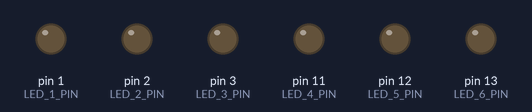
A sketch run on a simulated Arduino Uno, built with avr-gcc and run on an emulated ATmega328P. Shown: output pins drawn as LEDs (lit = HIGH).

Above: at 1.0 s.
At 4.5 s:
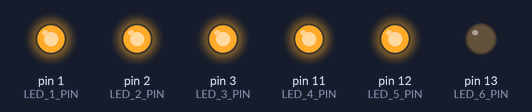
At 6.5 s:
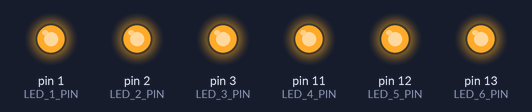
Timing chart, 0 to 7.8 s (numbered marks = the images above):
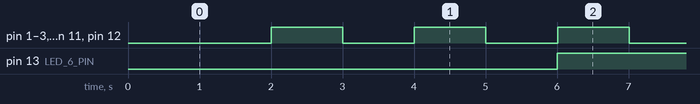

Measured:
- by itself, pin 13 (LED_6_PIN): alternates HIGH for 3.0 s and LOW for 3.0 s
- by itself, pin 1 (LED_1_PIN), pin 2 (LED_2_PIN), pin 3 (LED_3_PIN), pin 11 (LED_4_PIN), pin 12 (LED_5_PIN): alternates HIGH for 1.0 s and LOW for 1.0 s
- by itself, everything shown: repeats every 36.0 s, in 48 steps

The sketch:

millis_1_-_copia.ino
```cpp
#define LED_1_PIN 1
#define LED_2_PIN 2
#define LED_3_PIN 3
#define LED_4_PIN 11
#define LED_5_PIN 12
#define LED_6_PIN 13

unsigned long previousTimeLed1 = millis();
unsigned long previousTimeLed2 = millis();
unsigned long previousTimeLed3 = millis();
unsigned long previousTimeLed4 = millis();
unsigned long previousTimeLed5 = millis();
unsigned long previousTimeLed6 = millis();

long timeIntervalLed1 = 1000;
long timeIntervalLed2 = 1000;
long timeIntervalLed3 = 1000;
long timeIntervalLed4 = 1000;
long timeIntervalLed5 = 1000;
long timeIntervalLed6 = 3000;

int ledState1 = HIGH;
int ledState2 = HIGH;
int ledState3 = HIGH;
int ledState4 = HIGH;
int ledState5 = HIGH;
int ledState6 = HIGH;

void setup() {
  // put your setup code here, to run once:
  //Serial.begin(9600);


  pinMode(LED_1_PIN, OUTPUT);
  pinMode(LED_2_PIN, OUTPUT);
  pinMode(LED_3_PIN, OUTPUT);
  pinMode(LED_4_PIN, OUTPUT);
  pinMode(LED_5_PIN, OUTPUT);
  pinMode(LED_6_PIN, OUTPUT);
}

void loop() {
  // put your main code here, to run repeatedly:
  unsigned long currentTime = millis();

  // task 1
  if(currentTime - previousTimeLed1 > timeIntervalLed1) {
    previousTimeLed1 = currentTime;
    if (ledState1 == HIGH) {
      ledState1 = LOW;
    }
    else {
      ledState1 = HIGH;
    }
    digitalWrite(LED_1_PIN, ledState1);
  }

  // task 2
  if(currentTime - previousTimeLed2 > timeIntervalLed2) {
    previousTimeLed2 = currentTime;
    if (ledState2 == HIGH) {
      ledState2 = LOW;
    }
    else {
      ledState2 = HIGH;
    }
    digitalWrite(LED_2_PIN, ledState2);
  }

  // task 3
  if(currentTime - previousTimeLed3 > timeIntervalLed3) {
    previousTimeLed3 = currentTime;
    if (ledState3 == HIGH) {
      ledState3 = LOW;
    }
    else {
      ledState3 = HIGH;
    }
    digitalWrite(LED_3_PIN, ledState3);
  }

  // task 4
  if(currentTime - previousTimeLed4 > timeIntervalLed4) {
    previousTimeLed4 = currentTime;
    if (ledState4 == HIGH) {
      ledState4 = LOW;
    }
    else {
      ledState4 = HIGH;
    }
    digitalWrite(LED_4_PIN, ledState4);
  }

  // task 5
  if(currentTime - previousTimeLed5 > timeIntervalLed5) {
    previousTimeLed5 = currentTime;
    if (ledState5 == HIGH) {
      ledState5 = LOW;
    }
    else {
      ledState5 = HIGH;
    }
    digitalWrite(LED_5_PIN, ledState5);
  }

  // task 6
  if(currentTime - previousTimeLed6 > timeIntervalLed6) {
    previousTimeLed6 = currentTime;
    if (ledState6 == HIGH) {
      ledState6 = LOW;
    }
    else {
      ledState6 = HIGH;
    }
    digitalWrite(LED_6_PIN, ledState6);
  }


}
```
